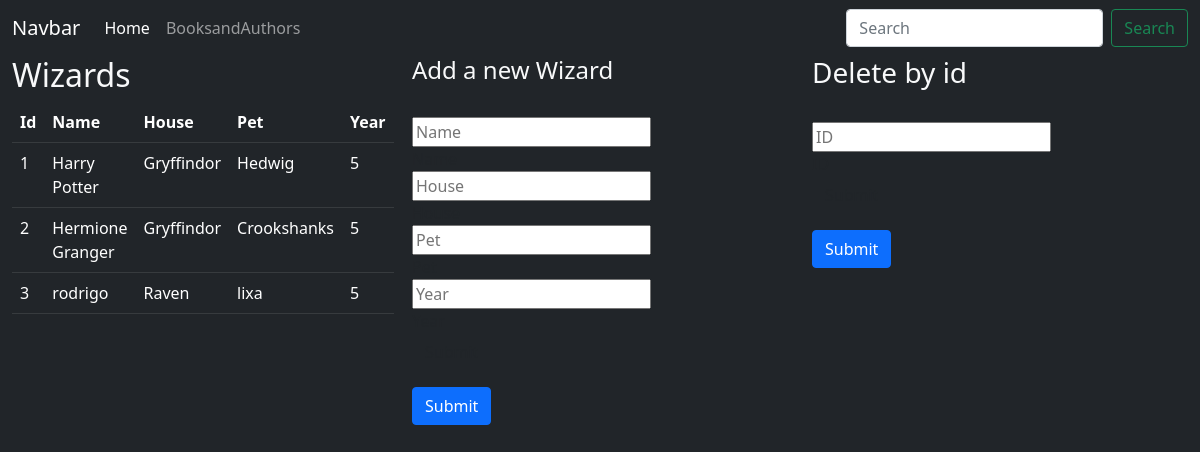
The page / on the database its author committed.
### main/models.py (models this page shows, shortened)
class Wizard(models.Model):
    name = models.CharField(max_length=45)
    house = models.CharField(max_length=45)
    pet = models.CharField(max_length=45)
    year = models.IntegerField()
    created_at = models.DateTimeField(auto_now_add=True)
    updated_at = models.DateTimeField(auto_now=True)

### main/views.py (the view)
# urls.py: path('', views.index),
def index(request):
    wizards = Wizard.objects.all()
    context = {
        'saludo': 'Hola',
        'wizards': wizards
    }
    return render(request, 'index.html', context)

### main/templates/index.html (shortened to what this page needs)
<!DOCTYPE html>
<html lang="en">
<head>
    <link href="https://cdn.jsdelivr.net/npm/bootstrap@5.0.2/dist/css/bootstrap.min.css" rel="stylesheet">
</head>
<body>
    <nav class="navbar navbar-expand-lg navbar-dark bg-dark ">
        <div class="container-fluid">
            <a class="navbar-brand" href="#">Navbar</a>
            <div class="collapse navbar-collapse" id="navbarSupportedContent">
                <ul class="navbar-nav me-auto mb-2 mb-lg-0">
                    <li class="nav-item">
                        <a class="nav-link active" aria-current="page" href="/">Home</a>
                    </li>
                    <li class="nav-item">
                        <a class="nav-link" href="/byn">BooksandAuthors</a>
                    </li>
                    <li class="nav-item">
                        <a class="nav-link disabled" href="#" tabindex="-1" aria-disabled="true"></a>
                    </li>
                </ul>
                <form class="d-flex">
                    <input class="form-control me-2" type="search" placeholder="Search" aria-label="Search">
                    <button class="btn btn-outline-success" type="submit">Search</button>
                </form>
            </div>
        </div>
    </nav>
    {% load static %}
    <div class="container-fluid bg-dark min-vh-100">
        <div class="row">
            <div class="col-4">
                <h2 class="text-light">Wizards</h2>
                <table class="table table-dark table-hover">
                    <tr>
                        <th>Id</th>
                        <th>Name</th>
                        <th>House</th>
                        <th>Pet</th>
                        <th>Year</th>
                    </tr>
                    {%for wizard in wizards%}
                    <tr>
                        <td>{{wizard.id}}</td>
                        <td>{{wizard.name}}</td>
                        <td>{{wizard.house}}</td>
                        <td>{{wizard.pet}}</td>
                        <td>{{wizard.year}}</td>
                    </tr>
                    {% endfor %}
                </table>
            </div>
            <div class="col-4">
                <h4 class="text-light">Add a new Wizard</h4><br>
                <div class="row">
                    <form class="col-12" action="create" method="POST">
                        <div class="row">
                            <div class="input-field col-8">
                                <input placeholder="Name" id="first_name" type="text" class="validate" name="name" required>
                                <label for="first_name">Name</label>
                            </div>
                            <div class="input-field col-8">
                                <input id="last_name" placeholder="House" type="text" class="validate" name="house" required>
                                <label for="last_name">House</label>
                            </div>
                            <div class="input-field col-8">
                                <input  value="" placeholder="Pet"  type="text" class="validate" name="pet" required>
                                <label for="disabled">Pet</label>
                            </div>
                            <div class="input-field col-8">
                                <input id="password" type="number" placeholder="Year" class="validate" name="age" required>
                                <label for="password">Year</label>
                            </div>
                            <div class="input-field col-8">
                                <input type="submit" class="waves-effect waves-light btn">
                                <p class="text-center"></p><button type="submit" class="btn btn-primary">Submit</button></p>
                            </div>
                        </div>
                    </form>
                </div>
            </div>
            <div class="col-4">
                <div class="row">
                    <form class="col-12" action="del" method="POST">
                        <div class="input-field col-8">
                            <h3 class="text-light">Delete by id</h3><br>
                            <input id="password" type="number" placeholder="ID" class="validate" name="id" required>
                            <label for="password">ID</label>
                        </div>
                        <div class="input-field col-8">
                            <input type="submit" class="waves-effect waves-light btn">
                            <p class="text-center"></p><button type="submit" class="btn btn-primary">Submit</button></p>
                        </div>
                    </form>
                </div>
            </div>
        </div>
    </div>
</body>
</html>

### rows shown on the page
Wizard: id "1", name "Harry Potter", house "Gryffindor", pet "Hedwig", year "5"
Wizard: id "2", name "Hermione Granger", house "Gryffindor", pet "Crookshanks", year "5"
Wizard: id "3", name "rodrigo", house "Raven", pet "lixa", year "5"
